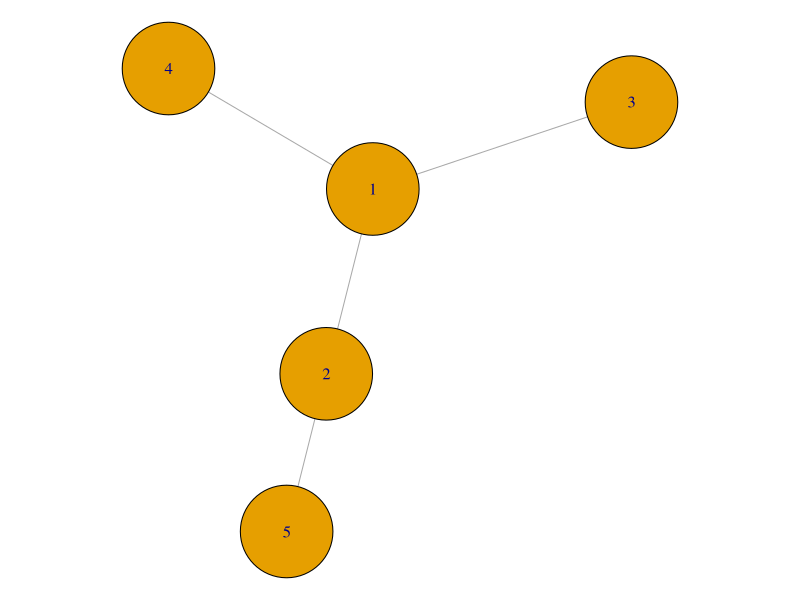

Here is the R script that generated this plot:
## ---- chunk 1
library(tidyverse)
library(ggraph)
library(tidygraph)
red_6 <- igraph::graph(c(1,2,1,3,1,4,5,2), directed = FALSE) %>%
  as_tbl_graph() %>% mutate(nombre = 1:5, importancia = 0)
## ---- chunk 2
par(mar=c(0,0,0,0))
plot(red_6, vertex.size = 40)
A_red <- igraph::get.adjacency(red_6) %>% as.matrix
A_red
## ---- chunk 3
# "importancias"
#x_norm <- c(0.307, 0.236, 0.165, 0.165, 0.127)
x_norm <- c(0.3, 0.3, 0.1, 0.1 ,0.2)
sum(x_norm)
## ---- chunk 4
print("Calculo de suma de importancias")
y <- c(0, 0, 0, 0, 0)
y[1] <- x_norm[2] + x_norm[3] + x_norm[4]
y[2] <- x_norm[1] + x_norm[5]
y[3] <- x_norm[1]
y[4] <- x_norm[1]
y[5] <- x_norm[2]
y_norm <- y / sum(y)
y_norm
## ---- chunk 5
y <- A_red %*% x_norm
y_norm <- as.numeric(y) / sum(y)
y_norm
## ---- chunk 6
x_norm_2 <- c(0.307, 0.236, 0.165, 0.165, 0.127)
x_norm_2
y_2 <- A_red %*% x_norm_2
y_norm_2 <- as.numeric(y_2) / sum(y_2)
y_norm_2 %>% round(3)
## ---- chunk 7
descomp <- eigen(t(A_red))
descomp
## ---- chunk 8
v <- descomp$vectors[,1]
v_norm <- v / sum(v)
v_norm %>% round(3)
